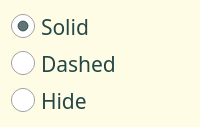
             <widget class="QGroupBox" name="gpbx_Edges">
              <property name="sizePolicy">
               <sizepolicy hsizetype="Preferred" vsizetype="Expanding">
                <horstretch>0</horstretch>
                <verstretch>0</verstretch>
               </sizepolicy>
              </property>
              <property name="styleSheet">
               <string notr="true">QGroupBox{
background-color: rgb(255, 252, 229);
color: rgb(36, 36, 36);
font-size: 18px;
border-style: outset;
border-width:0px;
border-radius: 0px;
border-color: rgb(71, 94, 76)
}</string>
              </property>
              <property name="title">
               <string/>
              </property>
              <layout class="QVBoxLayout" name="verticalLayout_7">
               <item>
                <widget class="QRadioButton" name="rdbtn_eTypeSolid">
                 <property name="sizePolicy">
                  <sizepolicy hsizetype="Minimum" vsizetype="Expanding">
                   <horstretch>0</horstretch>
                   <verstretch>0</verstretch>
                  </sizepolicy>
                 </property>
                 <property name="font">
                  <font>
                   <family>Pastelova Demo</family>
                   <pointsize>16</pointsize>
                   <italic>false</italic>
                   <bold>false</bold>
                  </font>
                 </property>
                 <property name="styleSheet">
                  <string notr="true">QRadioButton::indicator {
    width: 24px;
    height: 24px;
}
QRadioButton{
color: rgb(36, 71, 71);
	font: 16pt ;
}</string>
                 </property>
                 <property name="text">
                  <string>Solid</string>
                 </property>
                 <property name="checked">
                  <bool>true</bool>
                 </property>
                </widget>
               </item>
               <item>
                <widget class="QRadioButton" name="rdbtn_eTypeDashed">
                 <property name="sizePolicy">
                  <sizepolicy hsizetype="Minimum" vsizetype="Expanding">
                   <horstretch>0</horstretch>
                   <verstretch>0</verstretch>
                  </sizepolicy>
                 </property>
                 <property name="font">
                  <font>
                   <family>Pastelova Demo</family>
                   <pointsize>16</pointsize>
                   <italic>false</italic>
                   <bold>false</bold>
                  </font>
                 </property>
                 <property name="styleSheet">
                  <string notr="true">QRadioButton::indicator {
    width: 24px;
    height: 24px;
}
QRadioButton{
color: rgb(36, 71, 71);
	font: 16pt ;
}</string>
                 </property>
                 <property name="text">
                  <string>Dashed</string>
                 </property>
                </widget>
               </item>
               <item>
                <widget class="QRadioButton" name="rdbtn_eTypeNoEdge">
                 <property name="sizePolicy">
                  <sizepolicy hsizetype="Minimum" vsizetype="Expanding">
                   <horstretch>0</horstretch>
                   <verstretch>0</verstretch>
                  </sizepolicy>
                 </property>
                 <property name="font">
                  <font>
                   <family>Pastelova Demo</family>
                   <pointsize>16</pointsize>
                   <italic>false</italic>
                   <bold>false</bold>
                  </font>
                 </property>
                 <property name="styleSheet">
                  <string notr="true">QRadioButton::indicator {
    width: 24px;
    height: 24px;
}
QRadioButton{
color: rgb(36, 71, 71);
	font: 16pt ;
}</string>
                 </property>
                 <property name="text">
                  <string>Hide</string>
                 </property>
                </widget>
               </item>
              </layout>
             </widget>
